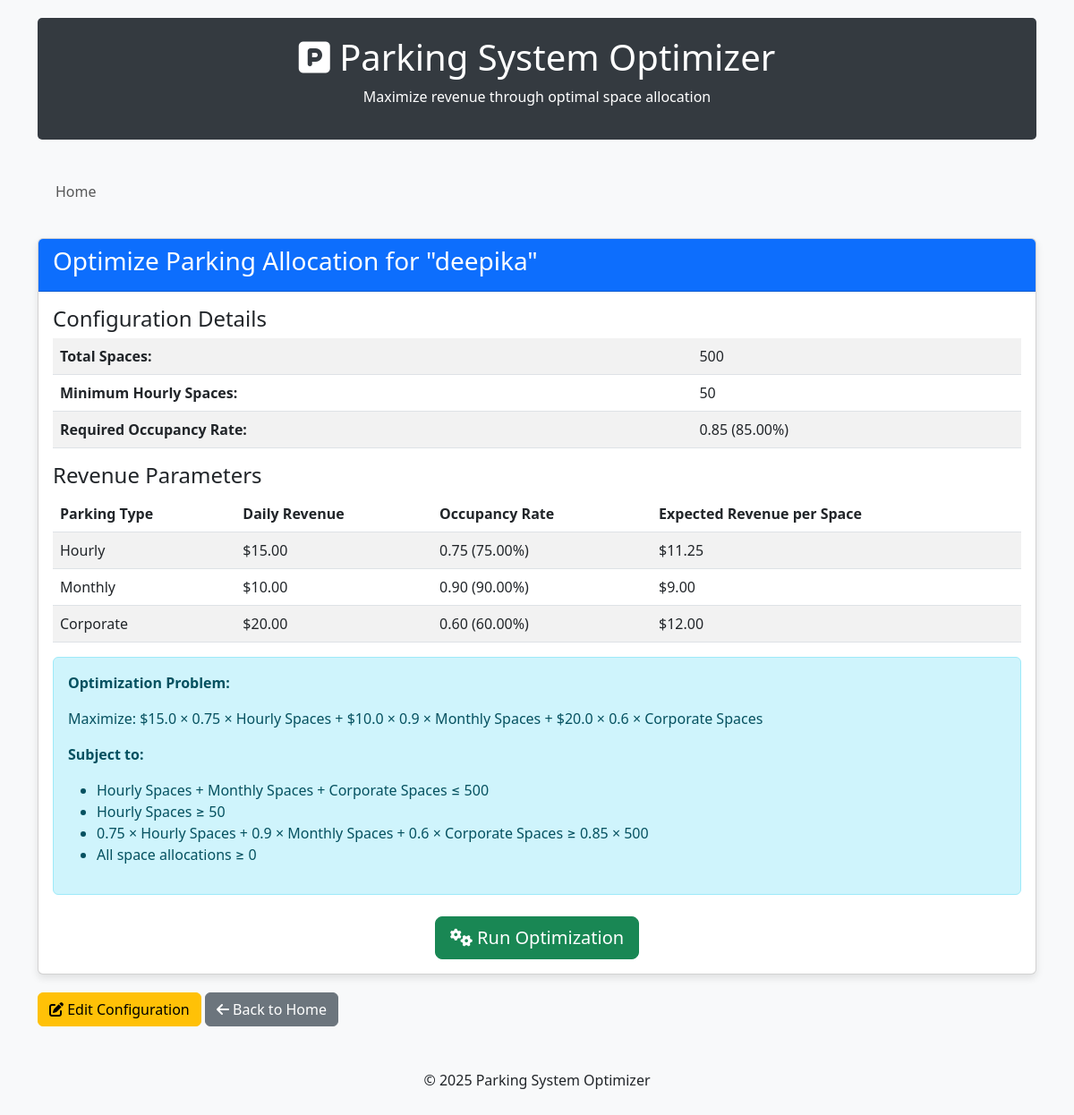
The app's page /optimize/2/ with its own data.
### parking_optimizer/models.py (models this page shows, shortened)
class ParkingConfiguration(models.Model):
    name = models.CharField(max_length=100)
    total_spaces = models.IntegerField(default=500)
    min_hourly_spaces = models.IntegerField(default=50)
    occupancy_requirement = models.FloatField(default=0.85)
    hourly_revenue = models.FloatField(default=15.0)
    monthly_revenue = models.FloatField(default=10.0)
    corporate_revenue = models.FloatField(default=20.0)
    hourly_reliability = models.FloatField(default=0.75)
    monthly_reliability = models.FloatField(default=0.90)
    corporate_reliability = models.FloatField(default=0.60)
    date_created = models.DateTimeField(auto_now_add=True)
    hourly_spaces = models.IntegerField(null=True, blank=True)
    monthly_spaces = models.IntegerField(null=True, blank=True)
    corporate_spaces = models.IntegerField(null=True, blank=True)
    expected_revenue = models.FloatField(null=True, blank=True)
    expected_occupancy = models.FloatField(null=True, blank=True)

### parking_optimizer/views.py (the view, shortened to what this page needs)
# urls.py: path('optimize/<int:config_id>/', views.optimize, name='optimize'),
def optimize(request, config_id):
    config = get_object_or_404(ParkingConfiguration, id=config_id)
    return render(request, 'parking_optimizer/optimize.html', {'config': config})

### parking_optimizer/templatetags/math_filters.py (called while the page is built)
@register.filter
def mul(value, arg):
    try:
        return float(value) * float(arg)
    except (ValueError, TypeError):
        return ''

### parking_optimizer/templates/parking_optimizer/optimize.html (shortened to what this page needs)
{% extends 'parking_optimizer/base.html' %}
{% load math_filters %}
{% block content %}
<div class="card">
    <div class="card-header bg-primary text-white">
        <h3>Optimize Parking Allocation for "{{ config.name }}"</h3>
    </div>
    <div class="card-body">
        <h4>Configuration Details</h4>
        <table class="table table-striped">
            <tr>
                <th>Total Spaces:</th>
                <td>{{ config.total_spaces }}</td>
            </tr>
            <tr>
                <th>Minimum Hourly Spaces:</th>
                <td>{{ config.min_hourly_spaces }}</td>
            </tr>
            <tr>
                <th>Required Occupancy Rate:</th>
                <td>{{ config.occupancy_requirement|floatformat:2 }} ({{ config.occupancy_requirement|mul:100|floatformat:2 }}%)</td>
            </tr>
        </table>
        <h4>Revenue Parameters</h4>
        <table class="table table-striped">
            <thead>
                <tr>
                    <th>Parking Type</th>
                    <th>Daily Revenue</th>
                    <th>Occupancy Rate</th>
                    <th>Expected Revenue per Space</th>
                </tr>
            </thead>
            <tbody>
                <tr>
                    <td>Hourly</td>
                    <td>${{ config.hourly_revenue|floatformat:2 }}</td>
                    <td>{{ config.hourly_reliability|floatformat:2 }} ({{ config.hourly_reliability|mul:100|floatformat:2 }}%)</td>
                    <td>${{ config.hourly_revenue|mul:config.hourly_reliability|floatformat:2 }}</td>
                </tr>
                <tr>
                    <td>Monthly</td>
                    <td>${{ config.monthly_revenue|floatformat:2 }}</td>
                    <td>{{ config.monthly_reliability|floatformat:2 }} ({{ config.monthly_reliability|mul:100|floatformat:2 }}%)</td>
                    <td>${{ config.monthly_revenue|mul:config.monthly_reliability|floatformat:2 }}</td>
                </tr>
                <tr>
                    <td>Corporate</td>
                    <td>${{ config.corporate_revenue|floatformat:2 }}</td>
                    <td>{{ config.corporate_reliability|floatformat:2 }} ({{ config.corporate_reliability|mul:100|floatformat:2 }}%)</td>
                    <td>${{ config.corporate_revenue|mul:config.corporate_reliability|floatformat:2 }}</td>
                </tr>
            </tbody>
        </table>
        <div class="alert alert-info">
            <p><strong>Optimization Problem:</strong></p>
            <p>
                Maximize: ${{ config.hourly_revenue }} × {{ config.hourly_reliability }} × Hourly Spaces +
                ${{ config.monthly_revenue }} × {{ config.monthly_reliability }} × Monthly Spaces +
                ${{ config.corporate_revenue }} × {{ config.corporate_reliability }} × Corporate Spaces
            </p>
            <p><strong>Subject to:</strong></p>
            <ul>
                <li>Hourly Spaces + Monthly Spaces + Corporate Spaces ≤ {{ config.total_spaces }}</li>
                <li>Hourly Spaces ≥ {{ config.min_hourly_spaces }}</li>
                <li>{{ config.hourly_reliability }} × Hourly Spaces + {{ config.monthly_reliability }} × Monthly Spaces + {{ config.corporate_reliability }} × Corporate Spaces ≥ {{ config.occupancy_requirement }} × {{ config.total_spaces }}</li>
                <li>All space allocations ≥ 0</li>
            </ul>
        </div>
        <form method="POST" class="text-center mt-4">
            <button type="submit" class="btn btn-lg btn-success">
                <i class="fas fa-cogs"></i> Run Optimization
            </button>
        </form>
    </div>
</div>
<div class="mt-3">
    <a href="{% url 'edit_config' config.id %}" class="btn btn-warning">
        <i class="fas fa-edit"></i> Edit Configuration
    </a>
    <a href="{% url 'home' %}" class="btn btn-secondary">
        <i class="fas fa-arrow-left"></i> Back to Home
    </a>
</div>
{% endblock %}

### parking_optimizer/templates/parking_optimizer/base.html (style rules this page uses)
body { padding-top: 20px; background-color: #f8f9fa; }
.card { box-shadow: 0 4px 8px rgba(0,0,0,0.1); transition: 0.3s; margin-bottom: 20px; }

### records on screen
ParkingConfiguration: name "deepika", total_spaces "500", min_hourly_spaces "50", occupancy_requirement "0.85", occupancy_requirement|mul "85.00", hourly_revenue "15.00", hourly_reliability "0.75", hourly_reliability|mul "75.00", hourly_revenue|mul "11.25", monthly_revenue "10.00", monthly_reliability "0.90", monthly_reliability|mul "90.00", monthly_revenue|mul "9.00", corporate_revenue "20.00", corporate_reliability "0.60", corporate_reliability|mul "60.00", corporate_revenue|mul "12.00", hourly_revenue "15.0", monthly_revenue "10.0", monthly_reliability "0.9", corporate_revenue "20.0", corporate_reliability "0.6"
